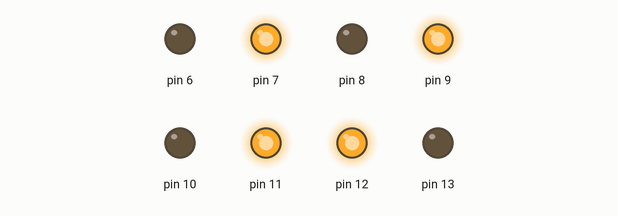
A sketch run on a simulated Arduino Uno, built with avr-gcc and run on an emulated ATmega328P. Parts: output pins drawn as LEDs (lit = HIGH).

Above: at 1.5 s.
At 4.5 s:
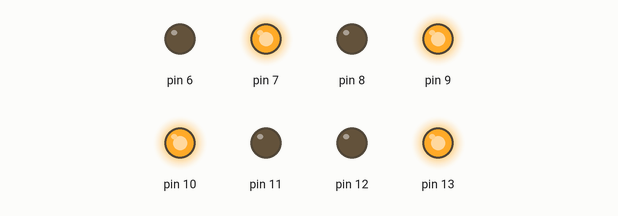
At 7.5 s:
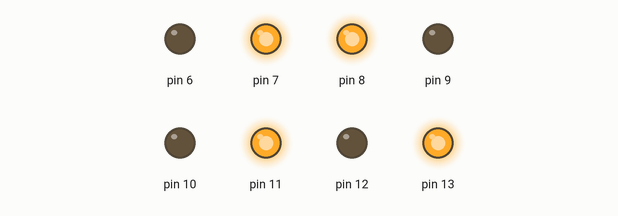
At 10.5 s:
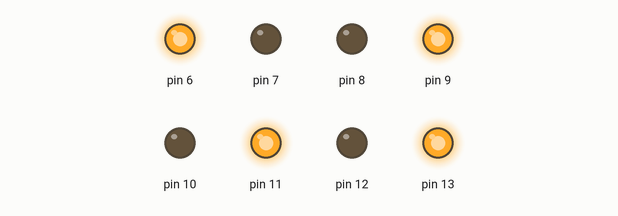
Timing chart, 0 to 15.6 s (numbered marks = the images above):
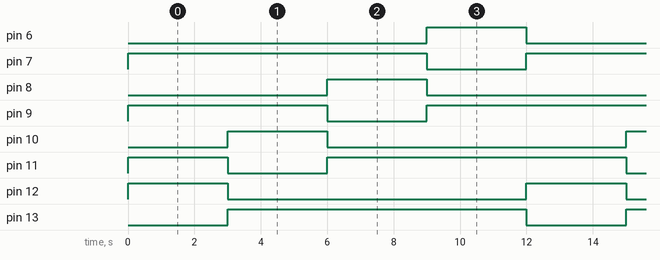

Measured:
- by itself, pin 6, pin 8, pin 10, pin 12: alternates HIGH for 3.0 s and LOW for 9.0 s
- by itself, pin 7, pin 13: alternates HIGH for 9.0 s and LOW for 3.0 s
- by itself, pin 9, pin 11: repeats every 12.0 s: LOW 3.0 s, HIGH 9.0 s

The sketch:

Traffic_2.ino
```cpp
void setup() {
  pinMode(13,OUTPUT);
  pinMode(12,OUTPUT);
  pinMode(11,OUTPUT);
  pinMode(10,OUTPUT);
  pinMode(9,OUTPUT);
  pinMode(8,OUTPUT);
  pinMode(7,OUTPUT);
  pinMode(6,OUTPUT);
}

void loop() {
  digitalWrite(13,0);
  digitalWrite(12,1);
  digitalWrite(11,1);
  digitalWrite(10,0);
  digitalWrite(9,1);
  digitalWrite(8,0);
  digitalWrite(7,1);
  digitalWrite(6,0);
  delay(3000);
  digitalWrite(13,1);
  digitalWrite(12,0);
  digitalWrite(11,0);
  digitalWrite(10,1);
  digitalWrite(9,1);
  digitalWrite(8,0);
  digitalWrite(7,1);
  digitalWrite(6,0);
  delay(3000);
  digitalWrite(13,1);
  digitalWrite(12,0);
  digitalWrite(11,1);
  digitalWrite(10,0);
  digitalWrite(9,0);
  digitalWrite(8,1);
  digitalWrite(7,1);
  digitalWrite(6,0);
  delay(3000);
  digitalWrite(13,1);
  digitalWrite(12,0);
  digitalWrite(11,1);
  digitalWrite(10,0);
  digitalWrite(9,1);
  digitalWrite(8,0);
  digitalWrite(7,0);
  digitalWrite(6,1);
  delay(3000);
}
```
